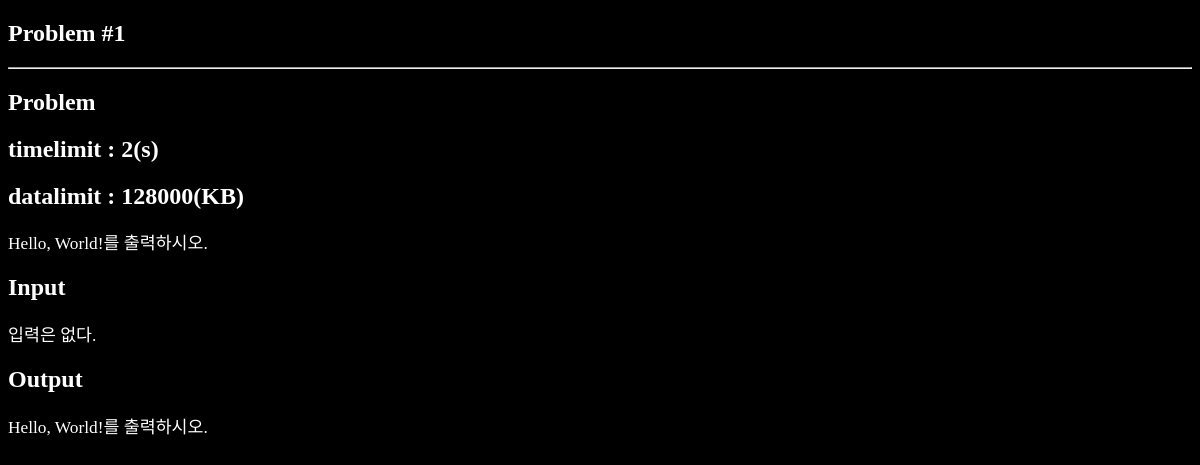
The page /geonguprincesssecretroom/view_problem_info/1 (signed in) on the database its author committed.
### tables this page shows
CREATE TABLE problem (
  problem_num integer primary key autoincrement, 
  problem_name string not null,
  problem_correct integer,
  problem_text_info string not null,
  problem_text_input_info string not null,
  problem_text_output_info string not null,
  problem_timelimit integer,
  problem_datalimit integer
);

### GPSR.py (the view)
@app.route('/geonguprincesssecretroom/view_problem_info/<problem_num>',methods=['POST','GET'])
def admin_view_problem_info(problem_num):
    if not g.user:
        return redirect(url_for('home'))
    if g.user['user_id']!='admin':
        return redirect(url_for('home'))
    problem = query_db('select * from problem where problem_num = ?', [problem_num], True)
    return render_template('/admin/admin_view_problem_info.html', problem=problem)

### GPSR.py (called while the page is built)
def connect_db():
    return sqlite3.connect(app.config['DATABASE'])

def query_db(query, args=(), one=False):
    cur = g.db.execute(query, args)
    rv = [dict((cur.description[idx][0], value)
               for idx, value in enumerate(row)) for row in cur.fetchall()]
    return (rv[0] if rv else None) if one else rv

@app.before_request
def before_request():
    g.db = connect_db()
    g.user = None
    if 'user_num' in session:
        g.user = query_db('select * from user where user_num = ?',
                          [session['user_num']], one=True)

@app.teardown_request
def teardown_request(exception):
    if hasattr(g, 'db'):
        g.db.close()

### templates/admin/admin_view_problem_info.html (shortened to what this page needs)
<!doctype html>
<link rel=stylesheet type=text/css href="{{ url_for('static', filename='style.css') }}">
<html>
    <head>
    </head>
    <body>
        <h2>Problem #{{problem["problem_num"]}}</h2>
        <hr>
        <h2>Problem</h2>
        <h2>timelimit : {{problem.problem_timelimit}}(s)</h2>
        <h2>datalimit : {{problem.problem_datalimit}}(KB)</h2>
        <pre>{{problem.problem_text_info}}</pre>
        <h2>Input</h2>
        <pre>{{problem.problem_text_input_info}}</pre>
        <h2>Output</h2>
        <pre>{{problem.problem_text_output_info}}</pre>
    </body>
</html>

### static/style.css (style rules this page uses)
body { background: black; font-family: "?��?��?��??�어 Light"; color:white; }
pre { font-family: "���������� Light"; color:white; font-size: 13pt; }

### rows shown on the page
problem: problem_num "1", problem_timelimit "2", problem_datalimit "128000", problem_text_info "Hello, World!를 출력하시오.", problem_text_input_info "입력은 없다.", problem_text_output_info "Hello, World!를 출력하시오."
